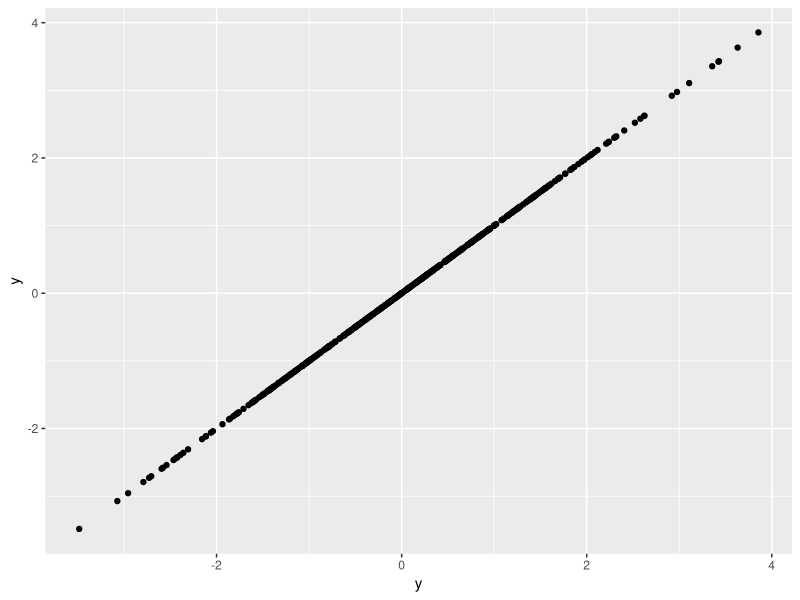
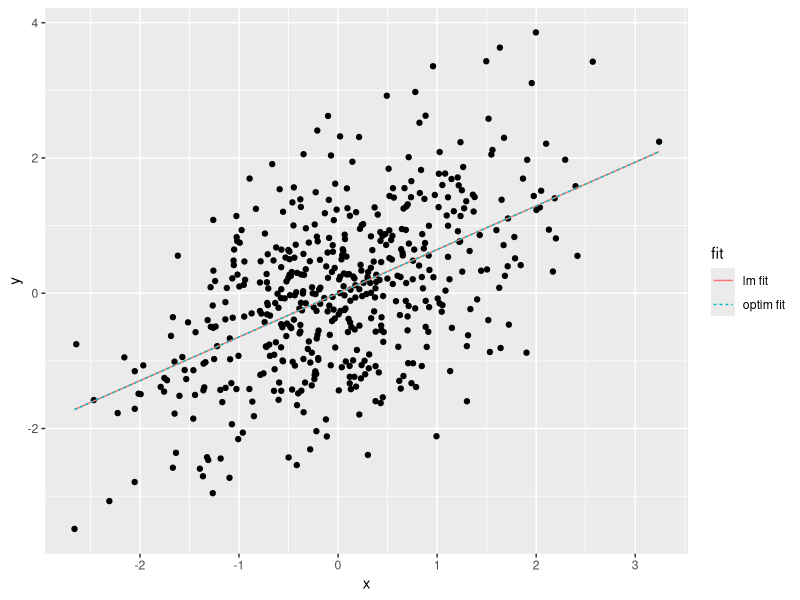

R code for these plots, in order:
## ---- chunk 1
library(ggplot2)
library(kableExtra)
library(dplyr)
## ---- chunk 2
# Set a random seed for reproducibility
set.seed(123)

# Create random data
x <- rnorm(500)
y <- rnorm(500) + 0.7 * x

# Combine x and y into a data frame
data <- data.frame(x, y)
## ---- chunk 3
ggplot(data = data) + 
  geom_point(aes(y, y))
## ---- chunk 4
# Manually create a function for residual sum of squares
# Args 
#   data: data.frame containing a x and y column 
#   par: numeric vector of two parameters 
# Rerun: numeric vector length 1 the MSE between predicted y and the observed y   
objective_function <- function(data, par) {
  
  predicted_y <- par[1] + par[2] * data$x
  SE <- (predicted_y - data$y)^2
  MSE <- mean(SE)
  return(MSE)
  
}
## ---- chunk 5
# Applying optim
optim_output <- optim(par = c(0, 1),
                      fn = objective_function,
                      data = data)

## ---- chunk 6
optim_output
## ---- chunk 7
alt_output <- optim(par = c(10, 10), fn = objective_function, data = data)
alt_output
## ---- chunk 8
alt_output_2 <- optim(par = c(0, -10), fn = objective_function, data = data)
alt_output_2
## ---- chunk 9
fit <- lm(data = data, formula = y ~ x)
## ---- chunk 10
fit
## ---- chunk 11
class(optim_output)
## ---- chunk 12
class(fit)
## ---- chunk 13

# Removing the names from the coefficient lists for fit
coeffs <- fit$coefficients
names(coeffs) <- NULL

# Making the dataframe to be converted into a table
method_names <- c("optim, par = (0, 1)",
                  "optim, par = (10, 10)",
                  "optim, par = (0, -10)",
                  "lm")
par1 <- c(unlist(optim_output, use.names = FALSE)[1], 
          unlist(alt_output, use.names = FALSE)[1],
          unlist(alt_output_2, use.names = FALSE)[1],
          coeffs[1])
par2 <- c(unlist(optim_output, use.names = FALSE)[2], 
          unlist(alt_output, use.names = FALSE)[2],
          unlist(alt_output_2, use.names = FALSE)[2],
          coeffs[2])

all_pars <- data.frame(method_names, par1, par2)

# Producing the table with kable
all_pars %>%
  kbl() %>%
  kable_styling()

## ---- chunk 14
predicted_data <- all_pars
predicted_data$x_neg100 <- all_pars$par1 + all_pars$par2 * (-100)
predicted_data$x_neg50 <- all_pars$par1 + all_pars$par2 * (-50)
predicted_data$x_0 <- all_pars$par1
predicted_data$x_50 <- all_pars$par1 + all_pars$par2 * (50)
predicted_data$x_100 <- all_pars$par1 + all_pars$par2 * (100)

# Producing the table with kable
predicted_data %>%
  kbl() %>%
  kable_styling()

## ---- chunk 15

# Calculating MSE
all_pars$MSE <- objective_function(data, c(all_pars$par1, all_pars$par2))

# Producing the table with kable
all_pars %>%
  kbl() %>%
  kable_styling()

## ---- chunk 16
# To plot this data, we'll need to make a new data frame

# First, let's get all y_pred values for our first optim fit and our lm fit
optim_fit <- data.frame(data$x, 
                        all_pars[1,]$par1 + all_pars[1,]$par2 * data$x,
                        "optim fit")
colnames(optim_fit) <- c("x", "y_pred", "fit")

lm_fit <- data.frame(data$x, 
                     all_pars[4,]$par1 + all_pars[4,]$par2 * data$x,
                     "lm fit")
colnames(lm_fit) <- c("x", "y_pred", "fit")

# Now let's combine these dataframes and plot our observed and predicted data
fits <- rbind(optim_fit, lm_fit)
ggplot() +
  geom_point(data = data, aes(x = x, y = y)) +
  geom_line(data = fits, aes(x = x, y = y_pred, color = fit, linetype = fit))
